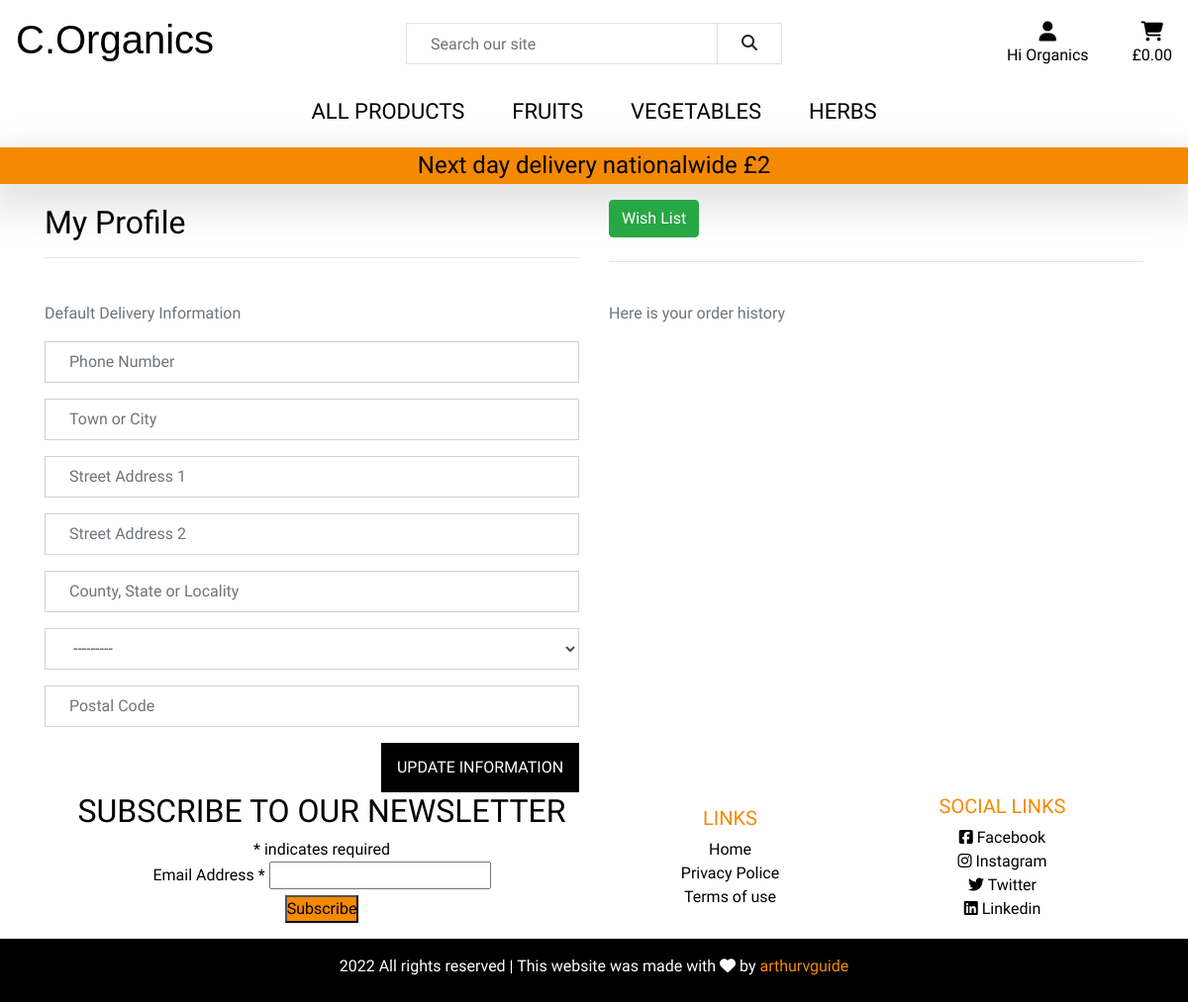
The page /profiles/ (signed in) on the database as committed earlier.
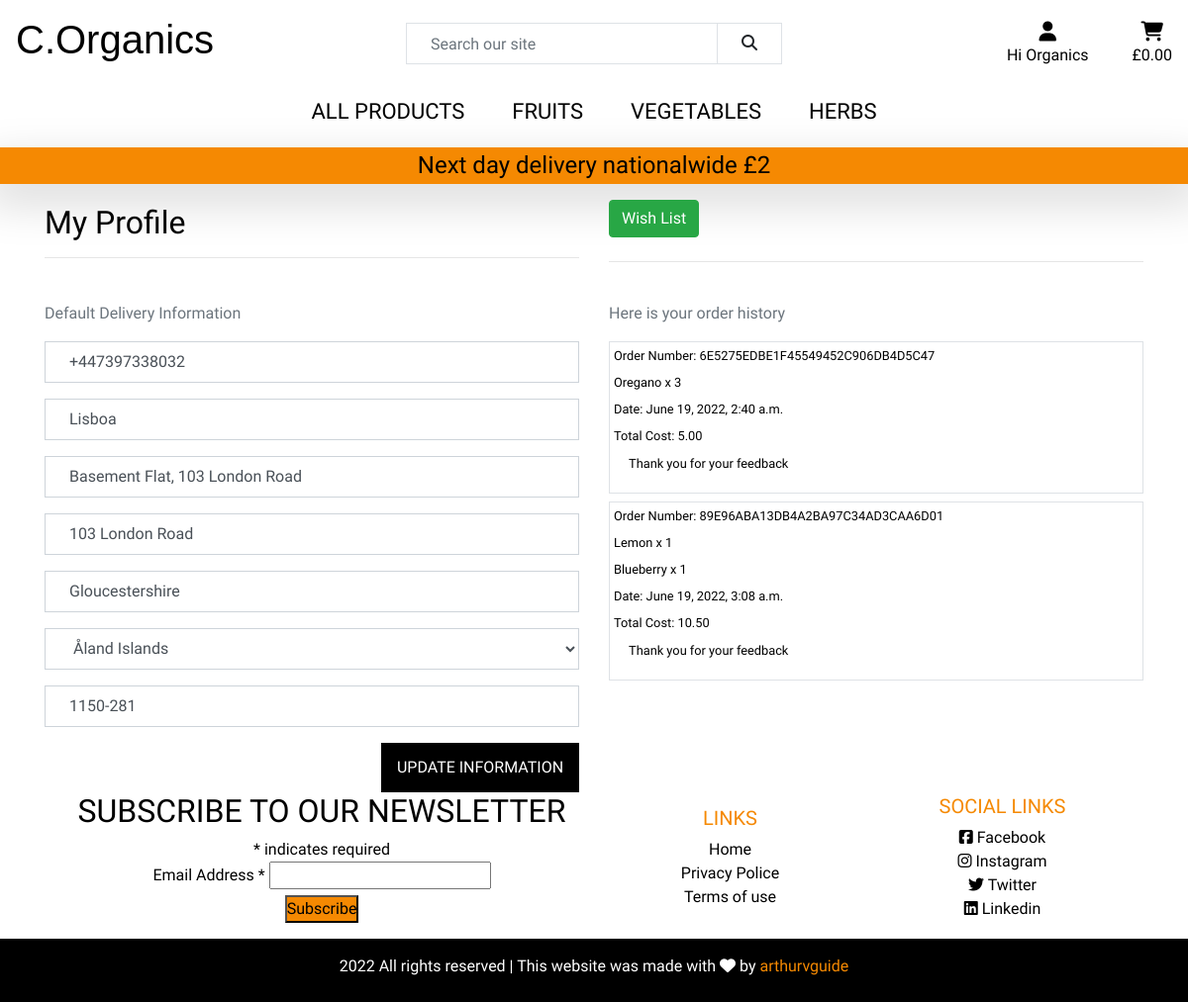
The same page on the database as committed later.
### profiles/models.py (models this page shows, shortened)
class UserProfile(models.Model):
    user = models.OneToOneField(User, on_delete=models.CASCADE)
    default_phone_number = models.CharField(max_length=20,
                                            null=True, blank=True)
    default_town_or_city = models.CharField(max_length=40,
                                            null=True, blank=True)
    default_street_address1 = models.CharField(max_length=80,
                                               null=True, blank=True)
    default_street_address2 = models.CharField(max_length=80,
                                               null=True, blank=True)
    default_county = models.CharField(max_length=80,
                                      null=True, blank=True)
    default_country = CountryField(blank_label='Country',
                                   null=True, blank=True)
    default_postcode = models.CharField(max_length=20,
                                        null=True, blank=True)

### checkout/models.py (models this page shows, shortened)
class Order(models.Model):
    user_profile = models.ForeignKey(UserProfile, on_delete=models.SET_NULL,
                                     null=True, blank=True,
                                     related_name='orders')
    order_number = models.CharField(max_length=32, null=False, editable=False)
    full_name = models.CharField(max_length=50, null=False, blank=False)
    email = models.EmailField(max_length=254, null=False, blank=False)
    phone_number = models.CharField(max_length=20, null=False, blank=False)
    country = CountryField(blank_label='Country *', null=False, blank=False)
    postcode = models.CharField(max_length=20, null=True, blank=True)
    town_or_city = models.CharField(max_length=40, null=False, blank=False)
    street_address1 = models.CharField(max_length=80, null=False, blank=False)
    street_address2 = models.CharField(max_length=80, null=True, blank=True)
    county = models.CharField(max_length=80, null=True, blank=True)
    created = models.DateTimeField(auto_now_add=True)
    delivery_fee = models.DecimalField(max_digits=6,
                                       decimal_places=2, null=False, default=0)
    order_total = models.DecimalField(max_digits=10,
                                      decimal_places=2, null=False, default=0)
    final_total = models.DecimalField(max_digits=10, decimal_places=2,
                                      null=False, default=0)
    original_bag = models.TextField(null=False, blank=False, default='')
    stripe_pid = models.CharField(max_length=254, null=False,
                                  blank=False, default='')
    exist_feedback = models.BooleanField(default=False)

class OrderLineItem(models.Model):
    order = models.ForeignKey(Order, null=False, blank=False,
                              on_delete=models.CASCADE,
                              related_name='lineitems')
    product = models.ForeignKey(Product, null=False,
                                blank=False, on_delete=models.CASCADE)
    quantity = models.IntegerField(null=False, blank=False, default=0)
    lineitem_total = models.DecimalField(max_digits=6, decimal_places=2,
                                         null=False, blank=False,
                                         editable=False)

### products/models.py (models this page shows, shortened)
class Product(models.Model):
    category = models.ForeignKey('Category', null=True, blank=True,
                                 on_delete=models.SET_NULL)
    name = models.CharField(max_length=254)
    description = models.TextField()
    created = models.DateTimeField(auto_now_add=True)
    updated = models.DateTimeField(auto_now=True)
    price = models.DecimalField(max_digits=6, decimal_places=2)
    image_url = models.URLField(max_length=1024, null=True, blank=True)
    image = models.ImageField(null=True, blank=True)

### profiles/views.py (the view)
# urls.py: path('', views.profile, name='profile'),
@login_required
def profile(request):
    profile = get_object_or_404(UserProfile, user=request.user)
    if request.method == 'POST':
        form = UserProfileForm(request.POST, instance=profile)
        if form.is_valid():
            form.save()
            messages.success(request, 'Profile updated successfully')
    form = UserProfileForm(instance=profile)
    orders = profile.orders.all()
    template = 'profiles/profile.html'
    context = {
        'form': form,
        'orders': orders,
        'on_profile_page': True,
    }
    return render(request, template, context)

### profiles/forms.py
class UserProfileForm(forms.ModelForm):
    class Meta:
        model = UserProfile
        exclude = ('user',)
    def __init__(self, *args, **kwargs):
        super().__init__(*args, **kwargs)
        placeholders = {
            'default_phone_number': 'Phone Number',
            'default_postcode': 'Postal Code',
            'default_town_or_city': 'Town or City',
            'default_street_address1': 'Street Address 1',
            'default_street_address2': 'Street Address 2',
            'default_county': 'County, State or Locality',
        }
        self.fields['default_phone_number'].widget.attrs['autofocus'] = True
        for field in self.fields:
            if field != 'default_country':
                if self.fields[field].required:
                    placeholder = f'{placeholders[field]} *'
                else:
                    placeholder = placeholders[field]
                self.fields[field].widget.attrs['placeholder'] = placeholder
            self.fields[field].widget.attrs['class'] = 'rounded-0'
            self.fields[field].label = False

### profiles/templates/profiles/profile.html (shortened to what this page needs)
{% extends "base.html" %}
{% load static %}
{% block extra_css %}
<link rel="stylesheet" href="{% static 'checkout/css/checkout.css' %}">
{% endblock %}
{% block content %}
<div class="container">
    <div class="row align-items-center  mt-3 mb-4">
        <div class="col-12 col-md-6">
            <h2 class="logo-font">My Profile</h2>
            <hr>
        </div>
        <div class="col-12 col-md-6">
            <a href="{% url 'wishlist' %}">
                <h2 class="btn btn-success">Wish List</h2>
            </a>
            <hr>
        </div>
    </div>
    <div class="row">
        <div class="col-12 col-lg-6">
            <p class="text-muted">Default Delivery Information</p>
            <form class="mt-3" action="{% url 'profile' %}" method="POST" id="profile-update-form">
                {{ form|crispy }}
                <button class="btn btn-black rounded-0 text-uppercase float-right">Update Information</button>
            </form>
        </div>
        <div class="col-12 col-lg-6 mt-3 mt-md-0">
            <p class="text-muted">Here is your order history</p>
            {% for order in orders %}
            <div class="container border small  mt-2">
                <div class="row p-1">
                    Order Number: {{ order.order_number}}
                </div>
                {% for item in order.lineitems.all %}
                <div class="row p-1">
                    {{ item.product.name }} x {{ item.quantity }}
                </div>
                {% endfor %}
                <div class="row p-1">
                    Date: {{ order.created}}
                </div>
                <div class="row p-1">
                    Total Cost: {{ order.final_total}}
                </div>
                <div class="row p-1">
                    {% if order.exist_feedback == True %}
                    <div class="col">
                        <p>Thank you for your feedback</p>
                    </div>
                    {% else %}
                    <div class="col">
                        <p>How was your order?</p>
                        <button class="btn btn-success like-feedback mr-2" data-order="{{order.id}}"><i class="fa-solid fa-thumbs-up"></i></button>
                        <button class="btn btn-danger dislike-feedback" data-order="{{order.id}}"><i class="fa-solid fa-thumbs-down"></i></button>
                    </div>
                    {% endif %}
                </div>
            </div>
            {% endfor %}
        </div>
    </div>
</div>
{% endblock %}

Rows that differ between the two databases and show on the page:
changed UserProfile: default_phone_number (not shown) → "+447397338032"; default_town_or_city (not shown) → "Lisboa"; default_street_address1 (not shown) → "Basement Flat, 103 London Road"; default_street_address2 (not shown) → "103 London Road"; default_county (not shown) → "Gloucestershire"; default_country "---------" → "Åland Islands"; default_postcode (not shown) → "1150-281"
added Order: order_number "6E5275EDBE1F45549452C906DB4D5C47", created "June 19, 2022, 2:40 a.m.", final_total "5.00", exist_feedback "Thank you for your feedback"
added OrderLineItem: product.name "Oregano", quantity "3", shown under "6E5275EDBE1F45549452C906DB4D5C47"
added Order: order_number "89E96ABA13DB4A2BA97C34AD3CAA6D01", created "June 19, 2022, 3:08 a.m.", final_total "10.50", exist_feedback "Thank you for your feedback"
added OrderLineItem: product.name "Lemon", quantity "1", shown under "89E96ABA13DB4A2BA97C34AD3CAA6D01"
added OrderLineItem: product.name "Blueberry", quantity "1", shown under "89E96ABA13DB4A2BA97C34AD3CAA6D01"
